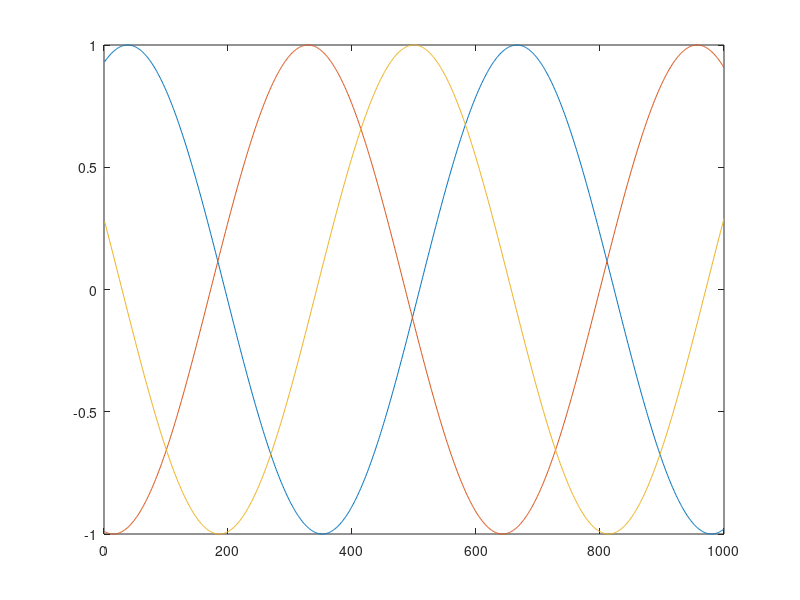
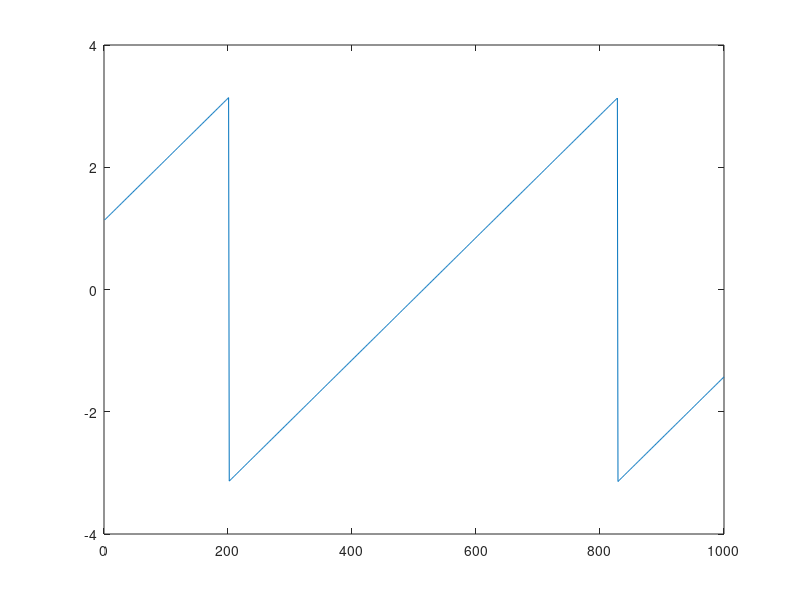
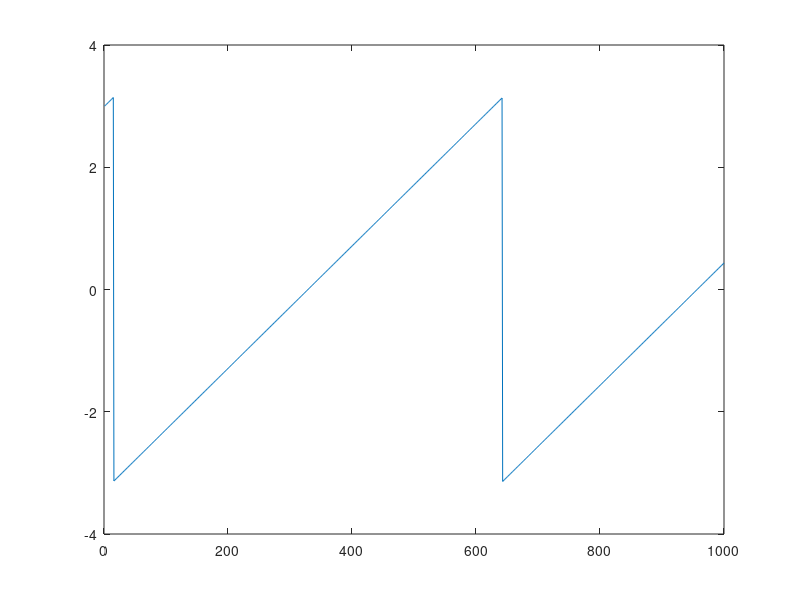

Reproduce these figures in MATLAB, in order. (Note: this script raises an error after producing the figures.)
t = linspace(0,1,1000);
fc = 10;
sig_ori = exp(1i*fc*t)*exp(1i*3);
% rng(0);
sample_time = 100;
sig = zeros(sample_time,length(sig_ori));
for j = 1:100
    for i = 1:sample_time
        tau = 1e-1*randn(1,1);
        sig(i,:) = sig_ori*exp(1i*2*pi*fc*tau);
        ang(i) = angle(sig(i,1))-angle(sig_ori(1));
    end
    ang_mean(j) = mean(ang);
end
sig_fix = sig_ori*exp(1i*-1*mean(ang));
figure;
plot(real(sig_fix));
hold on;
plot(real(sig_ori));
plot(real(sig(20,:)))
%%
sig_fix = sig(1,:)*exp(1i*-(ang(1)));
figure;plot(angle(sig(3,:)))
figure;plot(angle(sig_ori))
%%
tau = 1e-10*randn(1,100000);
test = exp(1i*2*pi*fc*tau);
ang_test = angle(test);
figure;histogram(ang_test);